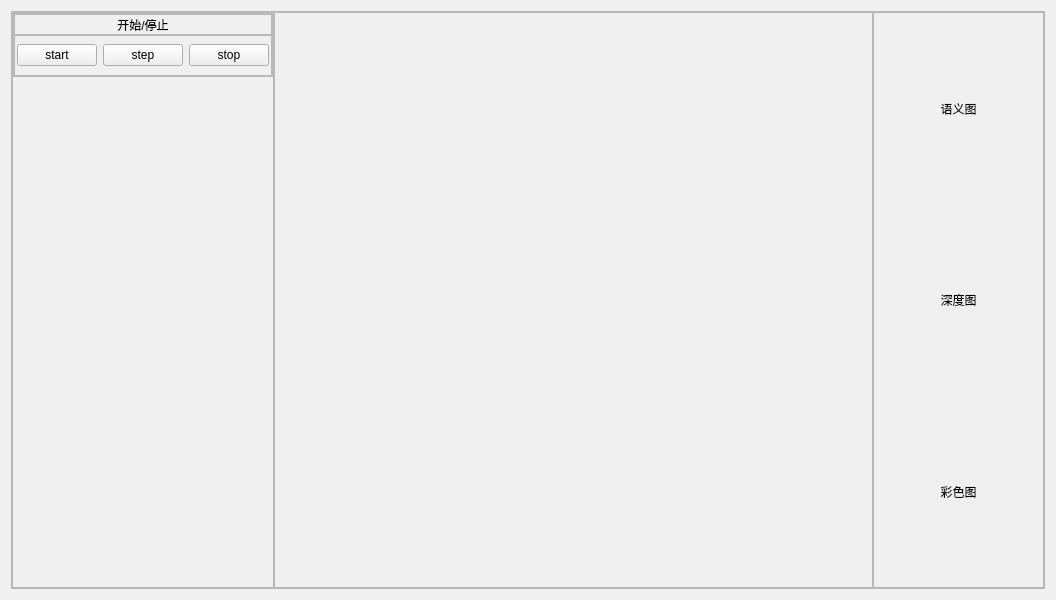
<?xml version="1.0" encoding="UTF-8"?>
<ui version="4.0">
 <class>osgqt</class>
 <widget class="QWidget" name="osgqt">
  <property name="geometry">
   <rect>
    <x>0</x>
    <y>0</y>
    <width>1056</width>
    <height>600</height>
   </rect>
  </property>
  <property name="windowTitle">
   <string>osgqt</string>
  </property>
  <layout class="QHBoxLayout" name="horizontalLayout_4">
   <item>
    <widget class="QFrame" name="frame_6">
     <property name="frameShape">
      <enum>QFrame::StyledPanel</enum>
     </property>
     <property name="frameShadow">
      <enum>QFrame::Raised</enum>
     </property>
     <layout class="QHBoxLayout" name="horizontalLayout_3" stretch="1,7,2">
      <property name="spacing">
       <number>0</number>
      </property>
      <property name="leftMargin">
       <number>0</number>
      </property>
      <property name="topMargin">
       <number>0</number>
      </property>
      <property name="rightMargin">
       <number>0</number>
      </property>
      <property name="bottomMargin">
       <number>0</number>
      </property>
      <item>
       <widget class="QFrame" name="frame_3">
        <property name="frameShape">
         <enum>QFrame::StyledPanel</enum>
        </property>
        <property name="frameShadow">
         <enum>QFrame::Raised</enum>
        </property>
        <layout class="QVBoxLayout" name="verticalLayout_4" stretch="1,8">
         <property name="spacing">
          <number>0</number>
         </property>
         <property name="leftMargin">
          <number>0</number>
         </property>
         <property name="topMargin">
          <number>0</number>
         </property>
         <property name="rightMargin">
          <number>0</number>
         </property>
         <property name="bottomMargin">
          <number>0</number>
         </property>
         <item>
          <widget class="QFrame" name="frame_5">
           <property name="frameShape">
            <enum>QFrame::StyledPanel</enum>
           </property>
           <property name="frameShadow">
            <enum>QFrame::Raised</enum>
           </property>
           <layout class="QVBoxLayout" name="verticalLayout_3" stretch="1,2">
            <property name="spacing">
             <number>0</number>
            </property>
            <property name="leftMargin">
             <number>0</number>
            </property>
            <property name="topMargin">
             <number>0</number>
            </property>
            <property name="rightMargin">
             <number>0</number>
            </property>
            <property name="bottomMargin">
             <number>0</number>
            </property>
            <item>
             <widget class="QFrame" name="frame_2">
              <property name="frameShape">
               <enum>QFrame::StyledPanel</enum>
              </property>
              <property name="frameShadow">
               <enum>QFrame::Raised</enum>
              </property>
              <layout class="QVBoxLayout" name="verticalLayout_2">
               <property name="spacing">
                <number>0</number>
               </property>
               <property name="leftMargin">
                <number>0</number>
               </property>
               <property name="topMargin">
                <number>0</number>
               </property>
               <property name="rightMargin">
                <number>0</number>
               </property>
               <property name="bottomMargin">
                <number>0</number>
               </property>
               <item>
                <widget class="QLabel" name="label_4">
                 <property name="text">
                  <string>开始/停止</string>
                 </property>
                 <property name="alignment">
                  <set>Qt::AlignCenter</set>
                 </property>
                </widget>
               </item>
              </layout>
             </widget>
            </item>
            <item>
             <widget class="QFrame" name="frame_4">
              <property name="frameShape">
               <enum>QFrame::StyledPanel</enum>
              </property>
              <property name="frameShadow">
               <enum>QFrame::Raised</enum>
              </property>
              <layout class="QHBoxLayout" name="horizontalLayout_2">
               <property name="leftMargin">
                <number>2</number>
               </property>
               <property name="topMargin">
                <number>2</number>
               </property>
               <property name="rightMargin">
                <number>2</number>
               </property>
               <property name="bottomMargin">
                <number>2</number>
               </property>
               <item>
                <widget class="QPushButton" name="pushButton">
                 <property name="text">
                  <string>start</string>
                 </property>
                </widget>
               </item>
               <item>
                <widget class="QPushButton" name="pushButton_2">
                 <property name="text">
                  <string>step</string>
                 </property>
                </widget>
               </item>
               <item>
                <widget class="QPushButton" name="pushButton_3">
                 <property name="text">
                  <string>stop</string>
                 </property>
                </widget>
               </item>
              </layout>
             </widget>
            </item>
           </layout>
          </widget>
         </item>
         <item>
          <spacer name="verticalSpacer">
           <property name="orientation">
            <enum>Qt::Vertical</enum>
           </property>
           <property name="sizeHint" stdset="0">
            <size>
             <width>20</width>
             <height>511</height>
            </size>
           </property>
          </spacer>
         </item>
        </layout>
       </widget>
      </item>
      <item>
       <widget class="QFrame" name="OSGframe">
        <property name="frameShape">
         <enum>QFrame::StyledPanel</enum>
        </property>
        <property name="frameShadow">
         <enum>QFrame::Raised</enum>
        </property>
        <layout class="QHBoxLayout" name="horizontalLayout">
         <property name="spacing">
          <number>0</number>
         </property>
         <property name="leftMargin">
          <number>0</number>
         </property>
         <property name="topMargin">
          <number>0</number>
         </property>
         <property name="rightMargin">
          <number>0</number>
         </property>
         <property name="bottomMargin">
          <number>0</number>
         </property>
         <item>
          <layout class="QHBoxLayout" name="OSGlayout"/>
         </item>
        </layout>
       </widget>
      </item>
      <item>
       <widget class="QFrame" name="frame">
        <property name="frameShape">
         <enum>QFrame::StyledPanel</enum>
        </property>
        <property name="frameShadow">
         <enum>QFrame::Raised</enum>
        </property>
        <layout class="QVBoxLayout" name="verticalLayout">
         <property name="spacing">
          <number>0</number>
         </property>
         <property name="leftMargin">
          <number>0</number>
         </property>
         <property name="topMargin">
          <number>0</number>
         </property>
         <property name="rightMargin">
          <number>0</number>
         </property>
         <property name="bottomMargin">
          <number>0</number>
         </property>
         <item>
          <widget class="QLabel" name="label">
           <property name="styleSheet">
            <string notr="true"/>
           </property>
           <property name="text">
            <string>语义图</string>
           </property>
           <property name="alignment">
            <set>Qt::AlignCenter</set>
           </property>
          </widget>
         </item>
         <item>
          <widget class="QLabel" name="label_2">
           <property name="text">
            <string>深度图</string>
           </property>
           <property name="alignment">
            <set>Qt::AlignCenter</set>
           </property>
          </widget>
         </item>
         <item>
          <widget class="QLabel" name="label_3">
           <property name="text">
            <string>彩色图</string>
           </property>
           <property name="alignment">
            <set>Qt::AlignCenter</set>
           </property>
          </widget>
         </item>
        </layout>
       </widget>
      </item>
     </layout>
    </widget>
   </item>
  </layout>
 </widget>
 <resources/>
 <connections/>
</ui>
